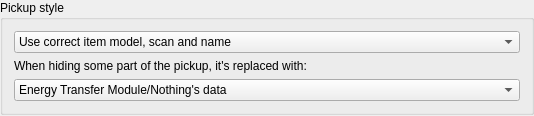
<?xml version="1.0" encoding="UTF-8"?>
<ui version="4.0">
 <class>PickupStyleWidget</class>
 <widget class="QDialog" name="PickupStyleWidget">
  <property name="geometry">
   <rect>
    <x>0</x>
    <y>0</y>
    <width>534</width>
    <height>116</height>
   </rect>
  </property>
  <property name="sizePolicy">
   <sizepolicy hsizetype="Preferred" vsizetype="Fixed">
    <horstretch>0</horstretch>
    <verstretch>0</verstretch>
   </sizepolicy>
  </property>
  <property name="maximumSize">
   <size>
    <width>16777215</width>
    <height>16777215</height>
   </size>
  </property>
  <property name="windowTitle">
   <string>Item Configuration</string>
  </property>
  <layout class="QVBoxLayout" name="verticalLayout">
   <property name="leftMargin">
    <number>0</number>
   </property>
   <property name="topMargin">
    <number>0</number>
   </property>
   <property name="rightMargin">
    <number>0</number>
   </property>
   <property name="bottomMargin">
    <number>0</number>
   </property>
   <item>
    <widget class="QGroupBox" name="pickup_style_box">
     <property name="sizePolicy">
      <sizepolicy hsizetype="Preferred" vsizetype="Fixed">
       <horstretch>0</horstretch>
       <verstretch>0</verstretch>
      </sizepolicy>
     </property>
     <property name="title">
      <string>Pickup style</string>
     </property>
     <layout class="QVBoxLayout" name="verticalLayout_2">
      <item>
       <widget class="ScrollProtectedComboBox" name="pickup_model_combo">
        <item>
         <property name="text">
          <string>Use correct item model, scan and name</string>
         </property>
        </item>
        <item>
         <property name="text">
          <string>Use correct scan and name, hide the model</string>
         </property>
        </item>
        <item>
         <property name="text">
          <string>Use correct name, hide the model and scan</string>
         </property>
        </item>
        <item>
         <property name="text">
          <string>Hide the model, scan and name</string>
         </property>
        </item>
       </widget>
      </item>
      <item>
       <widget class="QLabel" name="pickup_data_source_label">
        <property name="text">
         <string>When hiding some part of the pickup, it's replaced with:</string>
        </property>
       </widget>
      </item>
      <item>
       <widget class="ScrollProtectedComboBox" name="pickup_data_source_combo">
        <item>
         <property name="text">
          <string>Energy Transfer Module/Nothing's data</string>
         </property>
        </item>
        <item>
         <property name="text">
          <string>A random item data</string>
         </property>
        </item>
        <item>
         <property name="text">
          <string>The data of the pickup in that place</string>
         </property>
        </item>
       </widget>
      </item>
     </layout>
    </widget>
   </item>
  </layout>
 </widget>
 <layoutdefault spacing="6" margin="11"/>
 <customwidgets>
  <customwidget>
   <class>ScrollProtectedComboBox</class>
   <extends>QComboBox</extends>
   <header>randovania/gui/lib/scroll_protected.h</header>
  </customwidget>
 </customwidgets>
 <resources/>
 <connections/>
</ui>
